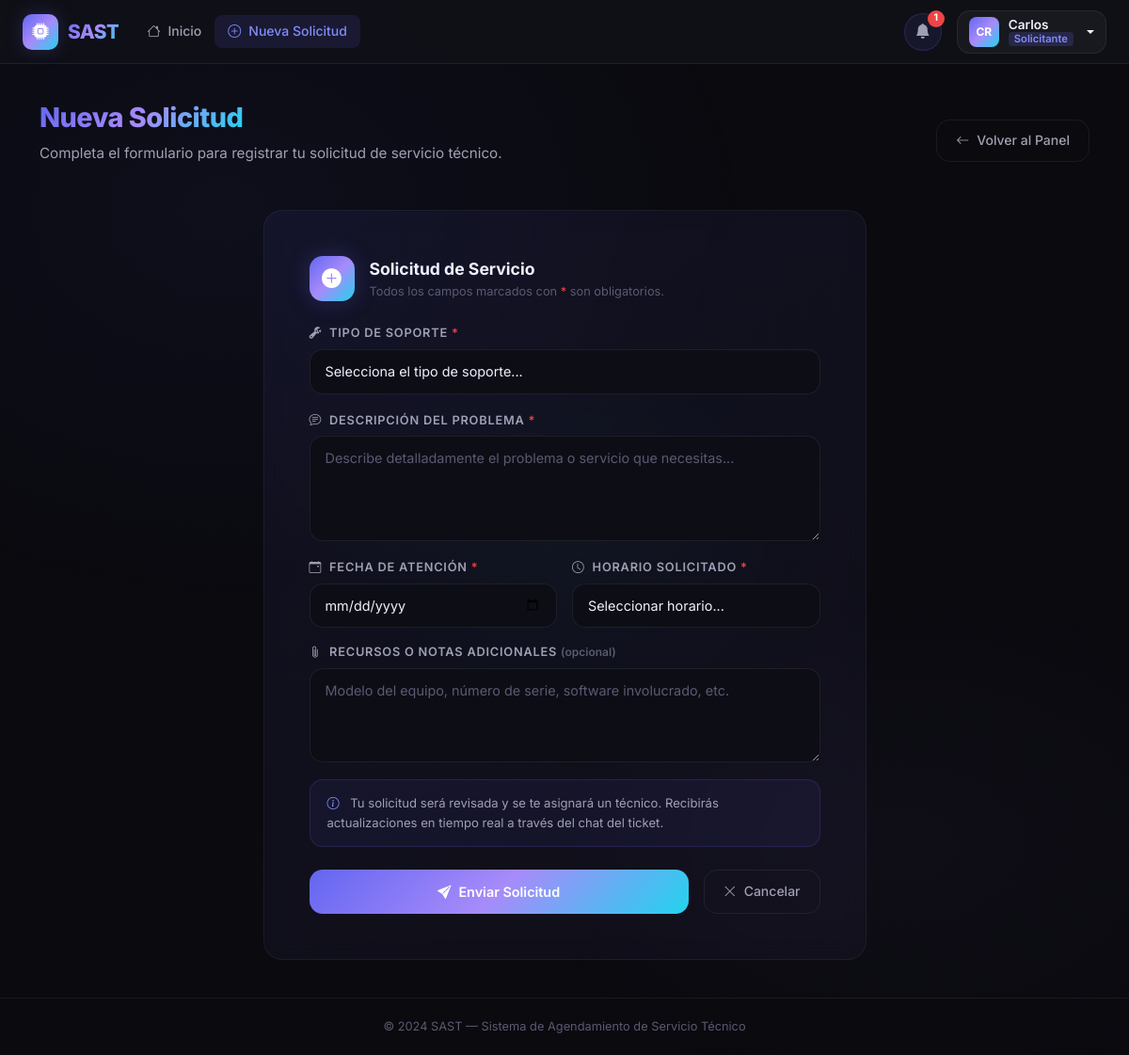
Page /solicitante/nueva-solicitud (signed in) on the committed database.
### app/models/user.py (models this page shows, shortened)
class User(UserMixin, db.Model):
    __tablename__ = 'user'
    id_user = db.Column(db.Integer, primary_key=True, autoincrement=True)
    ncedula = db.Column('Ncedula', db.String(20), nullable=False, unique=True)
    nombres = db.Column('Nombres', db.String(100), nullable=False)
    apellidos = db.Column('Apellidos', db.String(100), nullable=False)
    fecha_nacimiento = db.Column(db.Date, nullable=False)
    numero_telefono = db.Column(db.String(20), nullable=False)
    correo = db.Column('Correo', db.String(150), nullable=False, unique=True)
    contrasena = db.Column(db.String(255), nullable=False)
    sector = db.Column('Sector', db.String(100), nullable=False)
    declaracion_veracidad = db.Column(db.Boolean, default=False)
    autorizacion_datos = db.Column(db.Boolean, default=False)
    reset_token = db.Column(db.String(100), nullable=True, unique=True)
    reset_token_expiry = db.Column(db.DateTime, nullable=True)
    id_rol = db.Column(db.Integer, db.ForeignKey('roles.id_rol'), nullable=False)
    solicitudes_como_cliente = db.relationship(
        'Solicitud', foreign_keys='Solicitud.id_cliente',
        backref='cliente', lazy='dynamic'
    )
    solicitudes_como_tecnico = db.relationship(
        'Solicitud', foreign_keys='Solicitud.id_tecnico',
        backref='tecnico', lazy='dynamic'
    )
    mensajes_enviados = db.relationship('Mensaje', backref='remitente', lazy='dynamic')
    reportes = db.relationship('Reporte', backref='tecnico_reporte', lazy='dynamic')
    calificaciones_dadas = db.relationship('CalificacionTecnico', backref='cliente_calificador', lazy='dynamic')
    detalles_tecnico = db.relationship('DetallesTecnico', backref='tecnico_detalle', uselist=False)
    @property
    def nombre_completo(self):
        return f'{self.nombres} {self.apellidos}'
    @property
    def es_admin(self):
        return self.rol.nombre_rol == 'admin'
    @property
    def es_tecnico(self):
        return self.rol.nombre_rol == 'técnico'
    @property
    def es_solicitante(self):
        return self.rol.nombre_rol == 'solicitante'

class Rol(db.Model):
    __tablename__ = 'roles'
    id_rol = db.Column(db.Integer, primary_key=True, autoincrement=True)
    nombre_rol = db.Column(db.String(50), nullable=False)
    usuarios = db.relationship('User', backref='rol', lazy=True)

### app/blueprints/solicitante/__init__.py (the view, shortened to what this page needs)
@solicitante_bp.route('/nueva-solicitud', methods=['GET', 'POST'])
@login_required
@solicitante_required
def nueva_solicitud():
    tipos = TipoSoporte.query.all()
    return render_template('solicitante/nueva_solicitud.html', tipos=tipos)

### app/blueprints/solicitante/__init__.py (called while the page is built)
def solicitante_required(f):
    @wraps(f)
    def decorated(*args, **kwargs):
        if not current_user.is_authenticated:
            return redirect(url_for('auth.login'))
        if not current_user.es_solicitante:
            abort(403)
        return f(*args, **kwargs)
    return decorated

### app/templates/solicitante/nueva_solicitud.html (shortened to what this page needs)
{% extends 'base.html' %}
{% block content %}
<div class="container py-2">
    <div class="page-header d-flex flex-wrap align-items-center justify-content-between gap-3">
        <div>
            <h1><span class="text-gradient">Nueva Solicitud</span></h1>
            <p>Completa el formulario para registrar tu solicitud de servicio técnico.</p>
        </div>
        <a href="{{ url_for('solicitante.dashboard') }}" class="btn-outline-custom">
            <i class="bi bi-arrow-left"></i> Volver al Panel
        </a>
    </div>
    <div class="row justify-content-center">
        <div class="col-12 col-lg-8 col-xl-7">
            <div class="glass-card p-4 p-md-5">
                <div class="d-flex align-items-center gap-3 mb-4">
                    <div style="width:48px;height:48px;background:var(--gradient-brand);
                                border-radius:14px;display:flex;align-items:center;
                                justify-content:center;box-shadow:0 0 24px var(--primary-glow);">
                        <i class="bi bi-plus-circle-fill" style="font-size:1.3rem;color:white;"></i>
                    </div>
                    <div>
                        <div style="font-size:1.1rem;font-weight:700;color:var(--text-primary);">
                            Solicitud de Servicio
                        </div>
                        <div style="font-size:0.8rem;color:var(--text-muted);">
                            Todos los campos marcados con <span style="color:var(--danger);">*</span> son obligatorios.
                        </div>
                    </div>
                </div>
                <form method="POST" action="{{ url_for('solicitante.nueva_solicitud') }}" novalidate>
                    <div class="form-group">
                        <label class="form-label" for="tipo_soporte">
                            <i class="bi bi-wrench-adjustable me-1"></i>
                            Tipo de Soporte <span style="color:var(--danger);">*</span>
                        </label>
                        <select class="form-select" id="id_tipo_soporte" name="id_tipo_soporte" required>
                            <option value="" disabled selected>Selecciona el tipo de soporte...</option>
                        </select>
                    </div>
                    <div class="form-group">
                        <label class="form-label" for="descripcion">
                            <i class="bi bi-chat-text me-1"></i>
                            Descripción del Problema <span style="color:var(--danger);">*</span>
                        </label>
                        <textarea class="form-control" id="descripcion" name="descripcion"
                                  rows="4" required
                                  placeholder="Describe detalladamente el problema o servicio que necesitas...">{{ request.form.get('descripcion', '') }}</textarea>
                    </div>
                    <div class="row g-3 mb-0">
                        <div class="col-12 col-sm-6">
                            <div class="form-group mb-0">
                                <label class="form-label" for="fecha_atencion">
                                    <i class="bi bi-calendar-event me-1"></i>
                                    Fecha de Atención <span style="color:var(--danger);">*</span>
                                </label>
                                <input type="date" class="form-control" id="fecha_atencion"
                                       name="fecha_atencion" required
                                       min="{{ now().strftime('%Y-%m-%d') if now is defined else '' }}"
                                       value="{{ request.form.get('fecha_atencion', '') }}">
                            </div>
                        </div>
                        <div class="col-12 col-sm-6">
                            <div class="form-group mb-0">
                                <label class="form-label" for="horario">
                                    <i class="bi bi-clock me-1"></i>
                                    Horario Solicitado <span style="color:var(--danger);">*</span>
                                </label>
                                <select class="form-select" id="horario_solicitado" name="horario_solicitado" required>
                                    <option value="" disabled selected>Seleccionar horario...</option>
                                </select>
                            </div>
                        </div>
                    </div>
                    <div class="form-group mt-3">
                        <label class="form-label" for="recursos_adicionales">
                            <i class="bi bi-paperclip me-1"></i>
                            Recursos o Notas Adicionales
                            <span style="color:var(--text-muted);font-size:0.75rem;
                                         text-transform:none;letter-spacing:0;">(opcional)</span>
                        </label>
                        <textarea class="form-control" id="recursos_adicionales"
                                  name="recursos_adicionales" rows="3"
                                  placeholder="Modelo del equipo, número de serie, software involucrado, etc.">{{ request.form.get('recursos_adicionales', '') }}</textarea>
                    </div>
                    <div style="background:rgba(99,102,241,0.07);border:1px solid rgba(99,102,241,0.18);
                                border-radius:var(--radius-md);padding:14px 18px;margin-bottom:24px;
                                font-size:0.82rem;color:var(--text-secondary);">
                        <i class="bi bi-info-circle me-2" style="color:var(--primary-light);"></i>
                        Tu solicitud será revisada y se te asignará un técnico. Recibirás actualizaciones
                        en tiempo real a través del chat del ticket.
                    </div>
                    <div class="d-flex flex-wrap gap-3">
                        <button type="submit" class="btn-primary-custom flex-grow-1 justify-content-center">
                            <i class="bi bi-send-fill"></i> Enviar Solicitud
                        </button>
                        <a href="{{ url_for('solicitante.dashboard') }}"
                           class="btn-outline-custom justify-content-center"
                           style="flex:0 0 auto;">
                            <i class="bi bi-x-lg"></i> Cancelar
                        </a>
                    </div>
                </form>
            </div>
        </div>
    </div>
</div>
{% endblock %}

### app/templates/base.html (shortened to what this page needs)
<!DOCTYPE html>
<html lang="es">
<head>
    <link href="https://cdn.jsdelivr.net/npm/bootstrap@5.3.3/dist/css/bootstrap.min.css" rel="stylesheet">
    <link rel="stylesheet" href="https://cdn.jsdelivr.net/npm/bootstrap-icons@1.11.3/font/bootstrap-icons.min.css">
    <link rel="stylesheet" href="{{ url_for('static', filename='css/main.css') }}">
</head>
<body>
{% if current_user.is_authenticated %}
<nav class="navbar navbar-expand-lg" id="mainNavbar">
    <div class="container-fluid px-4">
        <a class="navbar-brand" href="{{ url_for('index') }}">
            <div class="brand-icon">
                <i class="bi bi-cpu-fill"></i>
            </div>
            <span>SAST</span>
        </a>
        <div class="collapse navbar-collapse" id="navContent">
            <ul class="navbar-nav me-auto mb-2 mb-lg-0">
                {% if current_user.es_admin %}
                <li class="nav-item">
                    <a class="nav-link {% if request.endpoint == 'admin.dashboard' %}active{% endif %}"
                       href="{{ url_for('admin.dashboard') }}">
                        <i class="bi bi-speedometer2 me-1"></i>Dashboard
                    </a>
                </li>
                <li class="nav-item">
                    <a class="nav-link {% if request.endpoint == 'admin.solicitudes' %}active{% endif %}"
                       href="{{ url_for('admin.solicitudes') }}">
                        <i class="bi bi-ticket-detailed me-1"></i>Solicitudes
                    </a>
                </li>
                <li class="nav-item">
                    <a class="nav-link {% if request.endpoint == 'admin.usuarios' %}active{% endif %}"
                       href="{{ url_for('admin.usuarios') }}">
                        <i class="bi bi-people me-1"></i>Usuarios
                    </a>
                </li>
                {% else %}
                <li class="nav-item">
                    <a class="nav-link {% if request.endpoint == 'solicitante.dashboard' %}active{% endif %}"
                       href="{{ url_for('solicitante.dashboard') }}">
                        <i class="bi bi-house me-1"></i>Inicio
                    </a>
                </li>
                <li class="nav-item">
                    <a class="nav-link {% if request.endpoint == 'solicitante.nueva_solicitud' %}active{% endif %}"
                       href="{{ url_for('solicitante.nueva_solicitud') }}">
                        <i class="bi bi-plus-circle me-1"></i>Nueva Solicitud
                    </a>
                </li>
                {% endif %}
            </ul>
            {% if current_user.es_solicitante and notificaciones_pendientes %}
            <div class="nav-notification me-3">
                <div class="notification-bell" id="notifBell" data-bs-toggle="dropdown">
                    <i class="bi bi-bell-fill"></i>
                    <span class="notification-badge">{{ notificaciones_pendientes|length }}</span>
                </div>
            </div>
            {% endif %}
            <div class="dropdown user-menu">
                <button class="btn user-btn dropdown-toggle" type="button" data-bs-toggle="dropdown">
                    <div class="user-avatar">
                        {{ current_user.nombres[0] }}{{ current_user.apellidos[0] }}
                    </div>
                    <div class="user-info">
                        <span class="user-name">{{ current_user.nombres }}</span>
                        <span class="user-role role-{{ current_user.rol.nombre_rol | replace('é', 'e') | replace('ó', 'o') }}">
                            {{ current_user.rol.nombre_rol | capitalize }}
                        </span>
                    </div>
                </button>
            </div>
        </div>
    </div>
</nav>
{% endif %}
<div id="liveToastContainer" class="toast-container position-fixed bottom-0 end-0 p-3" style="z-index:9999;">
</div>
<main class="main-content {% if not current_user.is_authenticated %}auth-page{% endif %}">
    {% block content %}{% endblock %}
</main>
<footer class="app-footer">
    <div class="container text-center">
        <span>© 2024 SAST — Sistema de Agendamiento de Servicio Técnico</span>
    </div>
</footer>
</body>
</html>

### rows in the picture
User: Nombres "C", Apellidos "R", nombres "Carlos"
Rol: rol.nombre_rol "Solicitante"

### other values in the picture
{{ notificaciones_pendientes|length }} "1"
